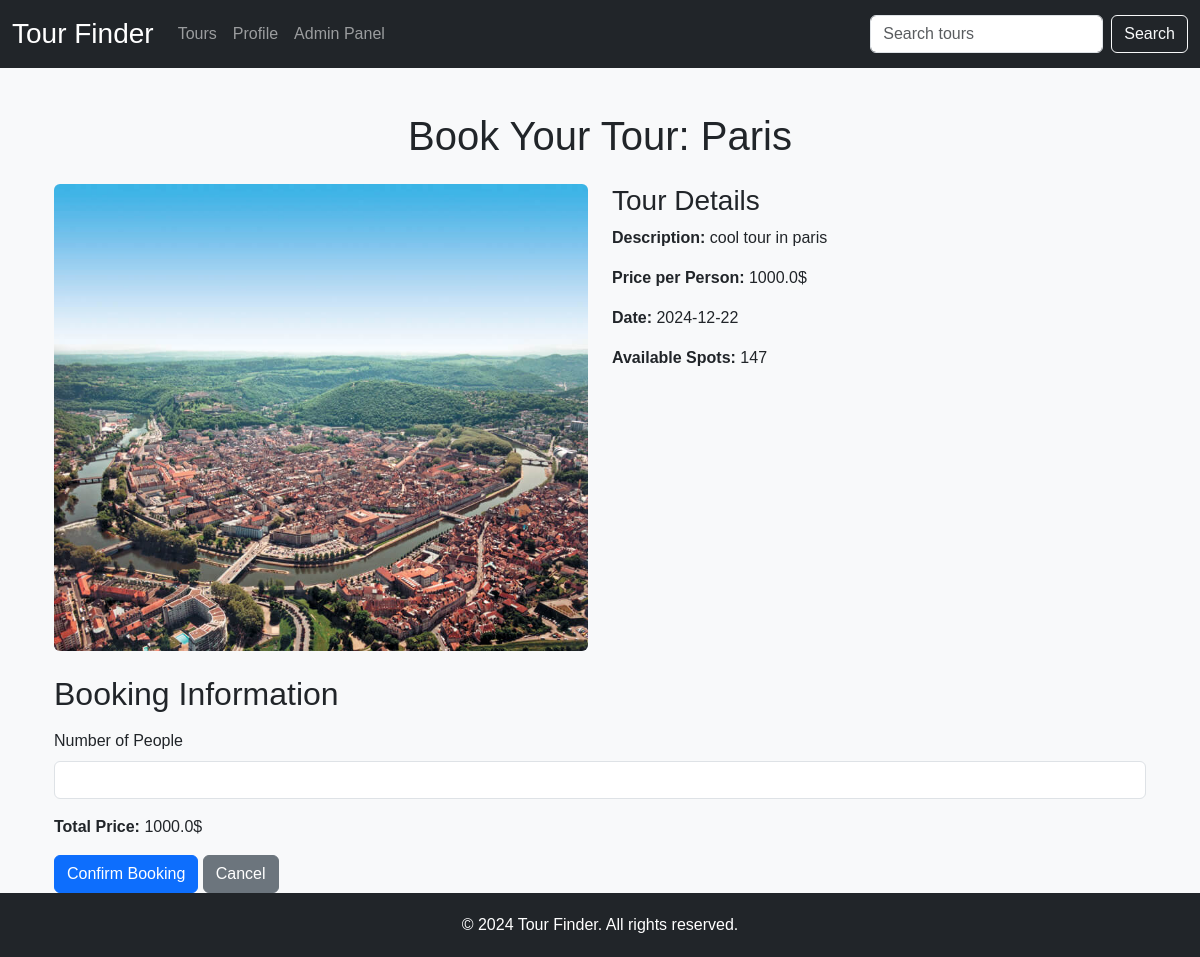
The page /book_tour/1 (signed in) on the database as committed earlier.
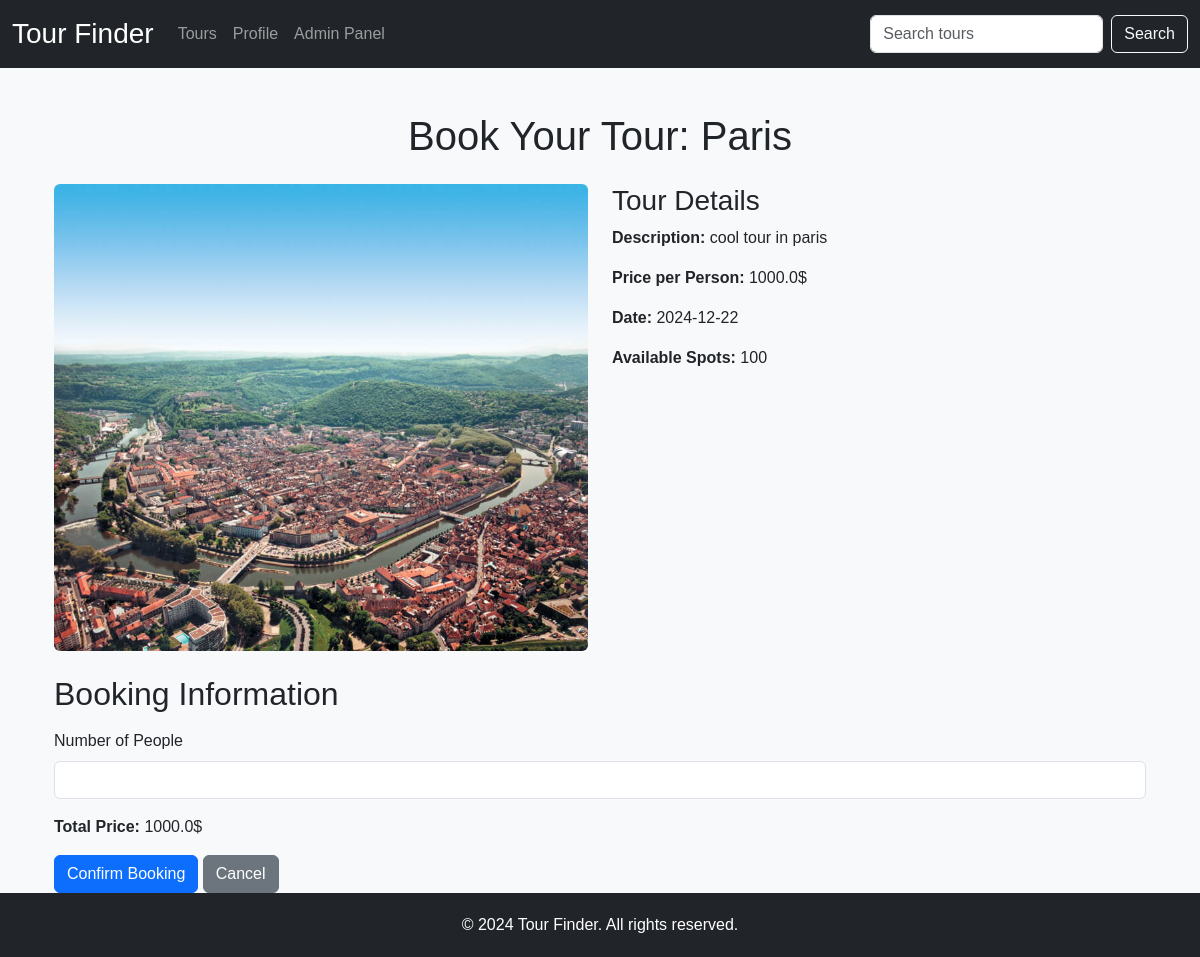
The same page on the database as committed later.
### app/db.py (models this page shows)
class Tour(db.Model):
    id = db.Column(db.Integer, primary_key=True)
    creation_time = db.Column(db.DateTime, default=datetime.utcnow)
    name = db.Column(db.String(100), nullable=False)
    image_path = db.Column(db.String(100), nullable=False)
    description = db.Column(db.Text, nullable=False)
    price_per_person = db.Column(db.Float, nullable=False)
    date = db.Column(db.Date, nullable=False)
    available_spots = db.Column(db.Integer, nullable=False)

### app/views.py (the view, shortened to what this page needs)
@app.route('/book_tour/<int:id>', methods=['GET', 'POST'])
@login_required  # Ensure the user is logged in
def book_tour(id):
    tour = Tour.query.get_or_404(id)
    return render_template('book_tour.html', tour=tour)

### app/views.py (called while the page is built)
@login.user_loader
def load_user(user_id):
    return User.query.get(int(user_id))

@app.context_processor
def context_processor():
    return dict(is_admin=is_admin)

def is_admin(user_id):
    admin_ids = [1]
    return user_id in admin_ids

### app/templates/book_tour.html (shortened to what this page needs)
{% extends "base.html" %}
{% block content %}
<div class="container mt-4">
  <h1 class="text-center mb-4">Book Your Tour: {{ tour.name }}</h1>
  <div class="row">
    <div class="col-md-6">
      <img src="{{ url_for('static', filename=tour.image_path) }}" class="img-fluid rounded" alt="{{ tour.name }}">
    </div>
    <div class="col-md-6">
      <h3>Tour Details</h3>
      <p><strong>Description:</strong> {{ tour.description }}</p>
      <p><strong>Price per Person:</strong> {{ tour.price_per_person }}$</p>
      <p><strong>Date:</strong> {{ tour.date }}</p>
      <p><strong>Available Spots:</strong> {{ tour.available_spots }}</p>
    </div>
  </div>
  <h2 class="mt-4">Booking Information</h2>
  <form method="POST" class="mt-3">
    <div class="mb-3">
      <label for="num_people" class="form-label">Number of People</label>
      <input type="number" class="form-control" id="num_people" name="num_people" min="1" max="{{ tour.available_spots }}" required onchange="updatePrice()">
    </div>
    <p><strong>Total Price:</strong> <span id="total_price">{{ tour.price_per_person }}$</span></p>
    <button type="submit" class="btn btn-primary">Confirm Booking</button>
    <a href="{{ url_for('tours') }}" class="btn btn-secondary">Cancel</a>
  </form>
</div>
{% endblock %}

Rows that differ between the two databases and show on the page:
changed Tour "Paris": available_spots "147" → "100"
